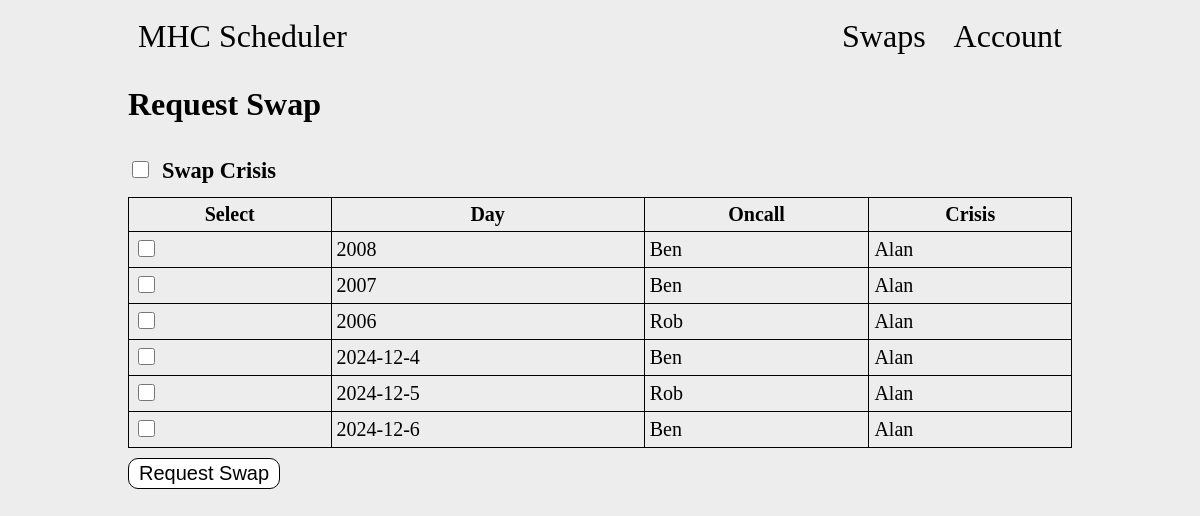
Page /account?swap=0 (signed in) on the committed database.
### tables this page shows
CREATE TABLE days (id INTEGER NOT NULL, person_id INTEGER NOT NULL, date VARCHAR(255) NOT NULL, crisis_id INTEGER, completed bool, PRIMARY KEY(id), FOREIGN KEY (person_id) REFERENCES people(id));

CREATE TABLE people (id INTEGER NOT NULL, name varchar(255) NOT NULL, days bit(5) NOT NULL, total_days tinyint NOT NULL, admin bool NOT NULL, diff int NOT NULL, password varchar(255), email varchar(255), number INTEGER, provider INTEGER, PRIMARY KEY (id));

### app.py (the view, shortened to what this page needs)
@app.route("/account", methods=['GET', 'POST'])
def account():
    if session.get("admin") != None:
        adminPerms = session['admin']
        personId = session['user_id']
        if request.method == "POST":
            if not request.form.get("daySelect"):
                return "Empty Field"
            selected_days = request.form.getlist('daySelect')
            if len(selected_days) != 2:
                return "Wrong number of days selected"
            con = sqlite3.connect("main.db")
            con.row_factory = sqlite3.Row
            cur = con.cursor()
            cur.execute("SELECT * FROM days WHERE id = ?", (selected_days[0],))
            dayData = cur.fetchone()
            dayDataList = dict(dayData)
            selfDay = False
            day1Id = 0
            day2Id = 0
            if request.form.get("crisis"):
                if dayDataList['crisis_id'] == personId:
                    selfDay = True
                    day1Id = selected_days[0]
            else:
                if dayDataList['person_id'] == personId:
                    selfDay = True
                    day1Id = selected_days[0]
            cur.execute("SELECT * FROM days WHERE id = ?", (selected_days[1],))
            dayData = cur.fetchone()
            dayDataList = dict(dayData)
            if request.form.get("crisis"): # TODO: Change return statements to return to a error page
                if dayDataList['crisis_id'] == personId:
                    if selfDay:
                        return "Cannot select two days of your own"
                    else:
                        day1Id = selected_days[1]
                        day2Id = selected_days[0]
                else:
                    if selfDay:
                        day2Id = selected_days[1]
                    else:
                        return "One of the days must be your own"
            else:
                if dayDataList['person_id'] == personId:
                    if selfDay:
                        return "Cannot select two days of your own"
                    else:
                        day1Id = selected_days[1]
                        day2Id = selected_days[0]
                else:
                    if selfDay:
                        day2Id = selected_days[1]
                    else:
                        return "One of the days must be your own"
            if request.form.get("crisis"):
                cur.execute("INSERT INTO requests (day1, day2, crisis) VALUES (?,?,1)", (day1Id, day2Id))
            else:
                cur.execute("INSERT INTO requests (day1, day2, crisis) VALUES (?,?,0)", (day1Id, day2Id))
            con.commit()
            con.close()
            return "Something"
        else:
            con = sqlite3.connect("main.db")
            con.row_factory = sqlite3.Row
            cur = con.cursor()
            if request.args.get("swap"):
                cur.execute("SELECT days.id, days.date, p1.name AS p1Name, p2.name AS p2Name FROM days JOIN people p1 ON days.person_id = p1.id JOIN people p2 ON days.crisis_id = p2.id LIMIT 25;")
                rows = cur.fetchall()
                daysData = [dict(row) for row in rows]
                con.close()
                return render_template("swap.html", days=daysData)
    else:
        return redirect("/")

### app.py (called while the page is built)
@app.after_request
def add_header(response):
    response.headers["Cache-Control"] = "no-store, no-cache, must-revalidate, post-check=0, pre-check=0, max-age=0"
    response.headers["Pragma"] = "no-cache"
    response.headers["Expires"] = "0"
    return response

### templates/swap.html (shortened to what this page needs)
{% extends "base.html" %}
{% block body %}
<nav>
    <a href="./">MHC Scheduler</a>
    <div>
        <a href="./account">Swaps</a>
        <a href="signin">Account</a>
    </div>
</nav>
<main>
    <div class="userSubnav">
        <h1>Request Swap</h1>
    </div>
    <form action="#" method="post">
        <input type="checkbox" name="crisis" id="crisis"><label for="crisis">Swap Crisis</label><br>
        <table>
            <tr>
                <th>Select</th>
                <th>Day</th>
                <th>Oncall</th>
                <th>Crisis</th>
            </tr>
            {% for day in days %}
            <tr>
                <td><input type="checkbox" name="daySelect" value="{{ day['id'] }}"></td>
                <td>{{ day['date'] }}</td>
                <td>{{ day['p1Name'] }}</td>
                <td>{{ day['p2Name'] }}</td>
            </tr>
            {% endfor %}
        </table>
        <input type="submit" value="Request Swap" name="swapRequest">
    </form>
</main>
{% endblock %}

### static/main.css (style rules this page uses)
body { background-color: rgb(237, 237, 237); padding: 0 10%; }
nav { color: black; font-size: 2rem; display: flex; flex-direction: row; justify-content: space-between; align-items: center; }
nav a { color: black; text-decoration: none; padding: 10px; }
label, select, input { display: inline-block; font-size: 1.25rem; padding: 3px 10px; border-radius: 10px; }
label { font-weight: bold; font-size: 1.4rem; }
select, input { background-color: white; border: 1px solid black; }
form { margin: 10px 0 20px 0; }
form input[type='checkbox'] { height: 17px; width: 17px; }
table { width: 100%; margin: 10px 0; }
th, td { padding: 5px; font-size: 1.25rem; }
table, th, td { border: 1px solid black; border-collapse: collapse; }
.userSubnav { display: flex; flex-direction: row; justify-content: space-between; align-items: center; }

### rows in the picture
days: date "2008", p1Name "Ben", p2Name "Alan"
days: date "2007", p1Name "Ben", p2Name "Alan"
days: date "2006", p1Name "Rob", p2Name "Alan"
days: date "2024-12-4", p1Name "Ben", p2Name "Alan"
days: date "2024-12-5", p1Name "Rob", p2Name "Alan"
days: date "2024-12-6", p1Name "Ben", p2Name "Alan"
